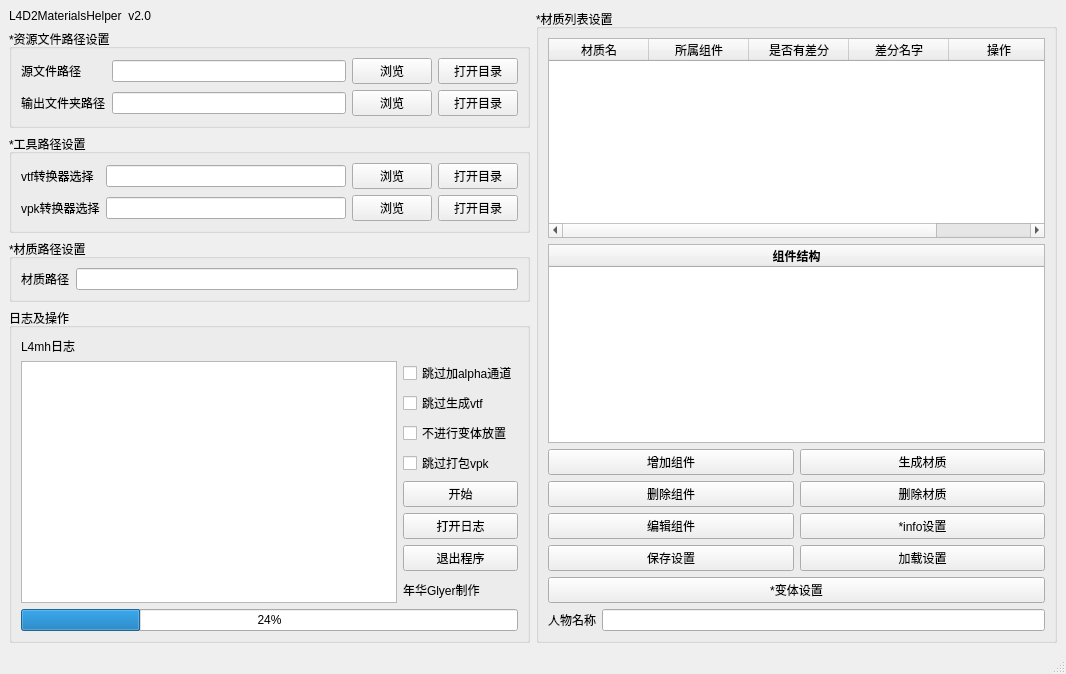
<?xml version="1.0" encoding="UTF-8"?>
<ui version="4.0">
 <class>MainWindow</class>
 <widget class="QMainWindow" name="MainWindow">
  <property name="geometry">
   <rect>
    <x>0</x>
    <y>0</y>
    <width>1066</width>
    <height>674</height>
   </rect>
  </property>
  <property name="minimumSize">
   <size>
    <width>400</width>
    <height>400</height>
   </size>
  </property>
  <property name="windowTitle">
   <string>MainWindow</string>
  </property>
  <widget class="QWidget" name="centralwidget">
   <layout class="QVBoxLayout" name="verticalLayout_12">
    <item>
     <layout class="QHBoxLayout" name="horizontalLayout_6">
      <item>
       <layout class="QVBoxLayout" name="verticalLayout_11">
        <item>
         <widget class="QLabel" name="l4mhTitle">
          <property name="text">
           <string>L4D2MaterialsHelper  v2.0</string>
          </property>
         </widget>
        </item>
        <item>
         <layout class="QVBoxLayout" name="verticalLayout_10">
          <item>
           <widget class="QGroupBox" name="gbPathResource">
            <property name="title">
             <string>*资源文件路径设置</string>
            </property>
            <layout class="QVBoxLayout" name="verticalLayout_9">
             <item>
              <layout class="QGridLayout" name="gridLayout_3">
               <item row="0" column="0">
                <widget class="QLabel" name="sourcePathTitle">
                 <property name="text">
                  <string>源文件路径</string>
                 </property>
                </widget>
               </item>
               <item row="0" column="1">
                <widget class="QLineEdit" name="editSource"/>
               </item>
               <item row="0" column="2">
                <widget class="QPushButton" name="btnSource">
                 <property name="text">
                  <string>浏览</string>
                 </property>
                </widget>
               </item>
               <item row="0" column="3">
                <widget class="QPushButton" name="btnSourceOpen">
                 <property name="text">
                  <string>打开目录</string>
                 </property>
                </widget>
               </item>
               <item row="1" column="0">
                <widget class="QLabel" name="outputPathTitle">
                 <property name="text">
                  <string>输出文件夹路径</string>
                 </property>
                </widget>
               </item>
               <item row="1" column="1">
                <widget class="QLineEdit" name="editOutput"/>
               </item>
               <item row="1" column="2">
                <widget class="QPushButton" name="btnOutput">
                 <property name="text">
                  <string>浏览</string>
                 </property>
                </widget>
               </item>
               <item row="1" column="3">
                <widget class="QPushButton" name="btnOutputOpen">
                 <property name="text">
                  <string>打开目录</string>
                 </property>
                </widget>
               </item>
              </layout>
             </item>
            </layout>
           </widget>
          </item>
          <item>
           <widget class="QGroupBox" name="gbTool">
            <property name="title">
             <string>*工具路径设置</string>
            </property>
            <layout class="QVBoxLayout" name="verticalLayout_8">
             <item>
              <layout class="QGridLayout" name="gridLayout_2">
               <item row="0" column="0">
                <widget class="QLabel" name="label">
                 <property name="text">
                  <string>vtf转换器选择</string>
                 </property>
                </widget>
               </item>
               <item row="0" column="1">
                <widget class="QLineEdit" name="editVtf"/>
               </item>
               <item row="0" column="2">
                <widget class="QPushButton" name="btnVtf">
                 <property name="text">
                  <string>浏览</string>
                 </property>
                </widget>
               </item>
               <item row="0" column="3">
                <widget class="QPushButton" name="btnVtfOpen">
                 <property name="text">
                  <string>打开目录</string>
                 </property>
                </widget>
               </item>
               <item row="1" column="0">
                <widget class="QLabel" name="label_2">
                 <property name="text">
                  <string>vpk转换器选择</string>
                 </property>
                </widget>
               </item>
               <item row="1" column="1">
                <widget class="QLineEdit" name="editVpk"/>
               </item>
               <item row="1" column="2">
                <widget class="QPushButton" name="btnVpk">
                 <property name="text">
                  <string>浏览</string>
                 </property>
                </widget>
               </item>
               <item row="1" column="3">
                <widget class="QPushButton" name="btnVpkOpen">
                 <property name="text">
                  <string>打开目录</string>
                 </property>
                </widget>
               </item>
              </layout>
             </item>
            </layout>
           </widget>
          </item>
          <item>
           <widget class="QGroupBox" name="gbPathGame">
            <property name="title">
             <string>*材质路径设置</string>
            </property>
            <layout class="QVBoxLayout" name="verticalLayout_7">
             <item>
              <layout class="QHBoxLayout" name="horizontalLayout_5">
               <item>
                <widget class="QLabel" name="gamePath">
                 <property name="text">
                  <string>材质路径</string>
                 </property>
                </widget>
               </item>
               <item>
                <widget class="QLineEdit" name="editVpkMat"/>
               </item>
              </layout>
             </item>
            </layout>
           </widget>
          </item>
          <item>
           <widget class="QGroupBox" name="gbRiZhi">
            <property name="title">
             <string>日志及操作</string>
            </property>
            <layout class="QHBoxLayout" name="horizontalLayout_4">
             <item>
              <layout class="QVBoxLayout" name="verticalLayout_6">
               <item>
                <widget class="QLabel" name="L4mhRiZhititle">
                 <property name="text">
                  <string>L4mh日志</string>
                 </property>
                </widget>
               </item>
               <item>
                <layout class="QVBoxLayout" name="verticalLayout_5">
                 <item>
                  <layout class="QHBoxLayout" name="horizontalLayout_3">
                   <item>
                    <widget class="QTextEdit" name="l4mhRiZhi"/>
                   </item>
                   <item>
                    <layout class="QVBoxLayout" name="verticalLayout_4">
                     <item>
                      <widget class="QCheckBox" name="cbSkipPreprocess">
                       <property name="text">
                        <string>跳过加alpha通道</string>
                       </property>
                      </widget>
                     </item>
                     <item>
                      <widget class="QCheckBox" name="cbSkipVtf">
                       <property name="text">
                        <string>跳过生成vtf</string>
                       </property>
                      </widget>
                     </item>
                     <item>
                      <widget class="QCheckBox" name="cbSkipVmt">
                       <property name="text">
                        <string>不进行变体放置</string>
                       </property>
                      </widget>
                     </item>
                     <item>
                      <widget class="QCheckBox" name="cbSkipVpk">
                       <property name="text">
                        <string>跳过打包vpk</string>
                       </property>
                      </widget>
                     </item>
                     <item>
                      <widget class="QPushButton" name="btnExecute">
                       <property name="text">
                        <string>开始</string>
                       </property>
                      </widget>
                     </item>
                     <item>
                      <widget class="QPushButton" name="btnOpenRiZhi">
                       <property name="text">
                        <string>打开日志</string>
                       </property>
                      </widget>
                     </item>
                     <item>
                      <widget class="QPushButton" name="btnEnd">
                       <property name="text">
                        <string>退出程序</string>
                       </property>
                      </widget>
                     </item>
                     <item>
                      <widget class="QLabel" name="label_3">
                       <property name="text">
                        <string>年华Glyer制作</string>
                       </property>
                      </widget>
                     </item>
                    </layout>
                   </item>
                  </layout>
                 </item>
                 <item>
                  <widget class="QProgressBar" name="progressBar">
                   <property name="value">
                    <number>24</number>
                   </property>
                  </widget>
                 </item>
                </layout>
               </item>
              </layout>
             </item>
            </layout>
           </widget>
          </item>
         </layout>
        </item>
       </layout>
      </item>
      <item>
       <widget class="QGroupBox" name="gbMaterials">
        <property name="title">
         <string>*材质列表设置</string>
        </property>
        <layout class="QVBoxLayout" name="verticalLayout_3">
         <item>
          <layout class="QVBoxLayout" name="verticalLayout_2">
           <item>
            <widget class="QTableWidget" name="tbMaterials">
             <column>
              <property name="text">
               <string>材质名</string>
              </property>
             </column>
             <column>
              <property name="text">
               <string>所属组件</string>
              </property>
             </column>
             <column>
              <property name="text">
               <string>是否有差分</string>
              </property>
             </column>
             <column>
              <property name="text">
               <string>差分名字</string>
              </property>
             </column>
             <column>
              <property name="text">
               <string>操作</string>
              </property>
             </column>
            </widget>
           </item>
           <item>
            <widget class="QTreeWidget" name="twComponents">
             <column>
              <property name="text">
               <string>组件结构</string>
              </property>
              <property name="font">
               <font>
                <bold>true</bold>
               </font>
              </property>
              <property name="textAlignment">
               <set>AlignCenter</set>
              </property>
             </column>
            </widget>
           </item>
           <item>
            <layout class="QHBoxLayout" name="horizontalLayout_2">
             <item>
              <layout class="QVBoxLayout" name="verticalLayout">
               <item>
                <layout class="QGridLayout" name="gridLayout">
                 <item row="0" column="0">
                  <widget class="QPushButton" name="btnNewComponent">
                   <property name="text">
                    <string>增加组件</string>
                   </property>
                  </widget>
                 </item>
                 <item row="0" column="1">
                  <widget class="QPushButton" name="btnNewMaterial">
                   <property name="text">
                    <string>生成材质</string>
                   </property>
                  </widget>
                 </item>
                 <item row="1" column="0">
                  <widget class="QPushButton" name="btnDelComponent">
                   <property name="text">
                    <string>删除组件</string>
                   </property>
                  </widget>
                 </item>
                 <item row="1" column="1">
                  <widget class="QPushButton" name="btnDelMaterial">
                   <property name="text">
                    <string>删除材质</string>
                   </property>
                  </widget>
                 </item>
                 <item row="2" column="0">
                  <widget class="QPushButton" name="btnEditComponent">
                   <property name="text">
                    <string>编辑组件</string>
                   </property>
                  </widget>
                 </item>
                 <item row="2" column="1">
                  <widget class="QPushButton" name="btnInfo">
                   <property name="text">
                    <string>*info设置</string>
                   </property>
                  </widget>
                 </item>
                 <item row="3" column="0">
                  <widget class="QPushButton" name="btnSaveTestCase">
                   <property name="text">
                    <string>保存设置</string>
                   </property>
                  </widget>
                 </item>
                 <item row="3" column="1">
                  <widget class="QPushButton" name="btnLoadTestCase">
                   <property name="text">
                    <string>加载设置</string>
                   </property>
                  </widget>
                 </item>
                 <item row="4" column="0" colspan="2">
                  <widget class="QPushButton" name="btnVariant">
                   <property name="text">
                    <string>*变体设置</string>
                   </property>
                  </widget>
                 </item>
                </layout>
               </item>
               <item>
                <layout class="QHBoxLayout" name="horizontalLayout">
                 <item>
                  <widget class="QLabel" name="lbName">
                   <property name="text">
                    <string>人物名称</string>
                   </property>
                  </widget>
                 </item>
                 <item>
                  <widget class="QLineEdit" name="editName"/>
                 </item>
                </layout>
               </item>
              </layout>
             </item>
            </layout>
           </item>
          </layout>
         </item>
        </layout>
       </widget>
      </item>
     </layout>
    </item>
   </layout>
  </widget>
  <widget class="QMenuBar" name="menubar">
   <property name="geometry">
    <rect>
     <x>0</x>
     <y>0</y>
     <width>1066</width>
     <height>20</height>
    </rect>
   </property>
  </widget>
  <widget class="QStatusBar" name="statusbar"/>
 </widget>
 <resources/>
 <connections/>
</ui>
